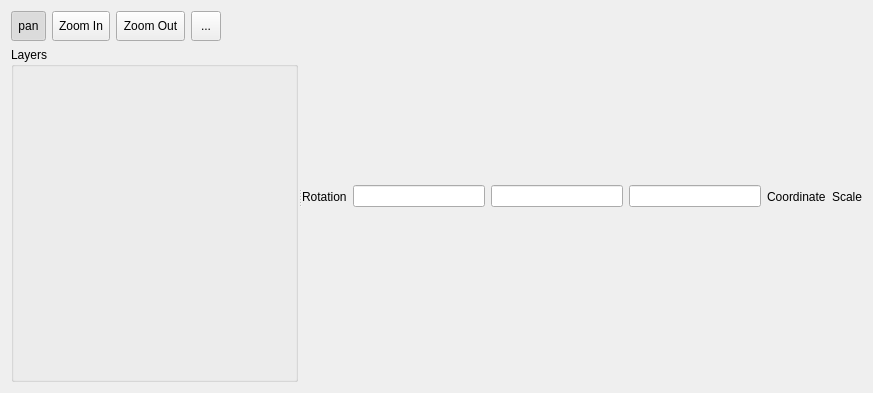
<?xml version="1.0" encoding="UTF-8"?>
<ui version="4.0">
 <class>QgisWidget</class>
 <widget class="QWidget" name="QgisWidget">
  <property name="geometry">
   <rect>
    <x>0</x>
    <y>0</y>
    <width>873</width>
    <height>393</height>
   </rect>
  </property>
  <property name="windowTitle">
   <string>Form</string>
  </property>
  <layout class="QVBoxLayout" name="verticalLayout_3">
   <item>
    <widget class="QSplitter" name="splitter">
     <property name="orientation">
      <enum>Qt::Horizontal</enum>
     </property>
     <widget class="QWidget" name="verticalLayoutWidget">
      <layout class="QVBoxLayout" name="verticalLayout">
       <item>
        <layout class="QHBoxLayout" name="horizontalLayout">
         <item>
          <widget class="QToolButton" name="pan_tool">
           <property name="minimumSize">
            <size>
             <width>30</width>
             <height>30</height>
            </size>
           </property>
           <property name="text">
            <string>pan</string>
           </property>
           <property name="icon">
            <iconset resource="resources.qrc">
             <normaloff>:/icons/pan.png</normaloff>:/icons/pan.png</iconset>
           </property>
           <property name="iconSize">
            <size>
             <width>22</width>
             <height>22</height>
            </size>
           </property>
           <property name="checkable">
            <bool>true</bool>
           </property>
           <property name="checked">
            <bool>true</bool>
           </property>
          </widget>
         </item>
         <item>
          <widget class="QToolButton" name="zoom_in_tool">
           <property name="minimumSize">
            <size>
             <width>30</width>
             <height>30</height>
            </size>
           </property>
           <property name="text">
            <string>Zoom In</string>
           </property>
           <property name="icon">
            <iconset resource="resources.qrc">
             <normaloff>:/icons/zoom-in.png</normaloff>:/icons/zoom-in.png</iconset>
           </property>
           <property name="iconSize">
            <size>
             <width>22</width>
             <height>22</height>
            </size>
           </property>
           <property name="checkable">
            <bool>true</bool>
           </property>
          </widget>
         </item>
         <item>
          <widget class="QToolButton" name="zoom_out_tool">
           <property name="minimumSize">
            <size>
             <width>30</width>
             <height>30</height>
            </size>
           </property>
           <property name="text">
            <string>Zoom Out</string>
           </property>
           <property name="icon">
            <iconset resource="resources.qrc">
             <normaloff>:/icons/zoom-out.png</normaloff>:/icons/zoom-out.png</iconset>
           </property>
           <property name="iconSize">
            <size>
             <width>22</width>
             <height>22</height>
            </size>
           </property>
           <property name="checkable">
            <bool>true</bool>
           </property>
          </widget>
         </item>
         <item>
          <widget class="QToolButton" name="draw_box_tool">
           <property name="minimumSize">
            <size>
             <width>30</width>
             <height>30</height>
            </size>
           </property>
           <property name="text">
            <string>...</string>
           </property>
           <property name="icon">
            <iconset resource="resources.qrc">
             <normaloff>:/FA_regular/icons/FA/regular/square.svg</normaloff>:/FA_regular/icons/FA/regular/square.svg</iconset>
           </property>
           <property name="iconSize">
            <size>
             <width>22</width>
             <height>22</height>
            </size>
           </property>
           <property name="checkable">
            <bool>true</bool>
           </property>
          </widget>
         </item>
         <item>
          <spacer name="horizontalSpacer">
           <property name="orientation">
            <enum>Qt::Horizontal</enum>
           </property>
           <property name="sizeHint" stdset="0">
            <size>
             <width>40</width>
             <height>20</height>
            </size>
           </property>
          </spacer>
         </item>
        </layout>
       </item>
       <item>
        <widget class="QGroupBox" name="layer_group">
         <property name="title">
          <string>Layers</string>
         </property>
        </widget>
       </item>
      </layout>
     </widget>
     <widget class="QWidget" name="verticalLayoutWidget_2">
      <layout class="QVBoxLayout" name="map_layout">
       <item>
        <layout class="QHBoxLayout" name="horizontalLayout_2">
         <item>
          <widget class="QLabel" name="label_3">
           <property name="text">
            <string>Rotation</string>
           </property>
          </widget>
         </item>
         <item>
          <widget class="QLineEdit" name="map_scale"/>
         </item>
         <item>
          <widget class="QLineEdit" name="map_coordinate"/>
         </item>
         <item>
          <widget class="QLineEdit" name="map_rotation"/>
         </item>
         <item>
          <widget class="QLabel" name="label">
           <property name="text">
            <string>Coordinate</string>
           </property>
          </widget>
         </item>
         <item>
          <widget class="QLabel" name="label_2">
           <property name="text">
            <string>Scale</string>
           </property>
          </widget>
         </item>
        </layout>
       </item>
      </layout>
     </widget>
    </widget>
   </item>
  </layout>
 </widget>
 <resources>
  <include location="resources.qrc"/>
 </resources>
 <connections/>
</ui>
